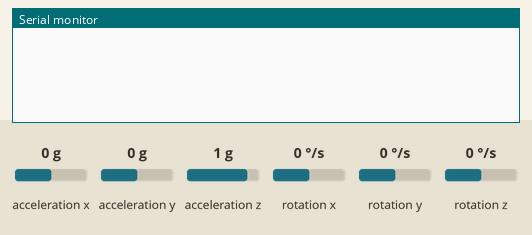
The sketch below on a simulated Arduino Uno, built with avr-gcc and run on an emulated ATmega328P. On the bench: the last lines printed to the serial monitor. Wiring (inferred from the names in the program): MPU-6050 motion sensor at I2C address 0x68. The test bench sets the inputs (shaded band); at power-on: acceleration x 0 g, acceleration y 0 g, acceleration z 1 g, rotation x 0 °/s, rotation y 0 °/s, rotation z 0 °/s.

Above: at 1.7 s.
1.8 s: acceleration x set to -1.4 g
At 3.8 s:
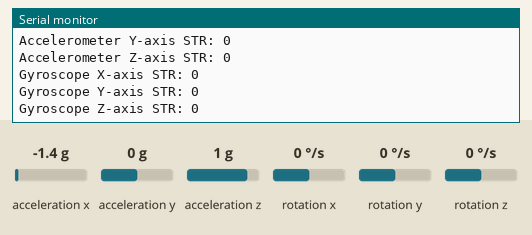
At 5.4 s:
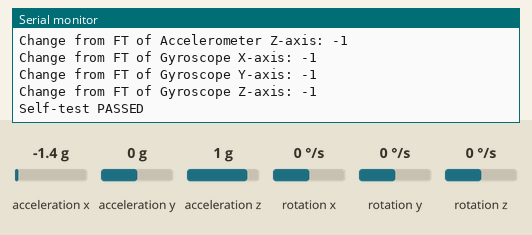

Measured:
- after the input at 1.8 s, the serial monitor: prints a new line after 1.3 s (image 1)

The sketch:

MPU_Self_test.ino
```cpp
/*
PROGRAM NAME: MPU-6050 Self-Test
DESCRIPTION: This code performs a self-test on the MPU-6050 sensor to ensure its operational stability.
The self-test evaluates the sensor's internal components and verifies their functionality.
The test result is considered acceptable if the measured values fall within the range of
-14% to 14% deviation from the expected values.
AUTHOR: 0xObat
DATE: 15-05-2023
*/


#include<Wire.h>

// Registers used to configure the gyroscope and accelerometer
#define MPU_addr 0x68
#define sample_rate 0x19
#define configure 0x1A
#define gyro_config 0x1B
#define accl_config 0x1C
#define accl_data 0x3B
#define gyro_data 0x43
#define user_control 0x6A
#define pwr_mngt 0x6B

// Self Test Registers to obtain Factory trim
#define SELF_TEST_X 0x0D

// Variables to store data collected
byte XA_test, XG_test, YA_test, YG_test, ZA_test, ZG_test;
int FT_xa, FT_xg, FT_ya, FT_yg, FT_za, FT_zg;
uint8_t w_reg[4];

int16_t AcX, AcY, AcZ, GyX, GyY, GyZ; //variables to read sensor output
int16_t AcX_t, AcY_t, AcZ_t, GyX_t, GyY_t, GyZ_t; //variables to read sensor output with self test

// Result variables
int STR_xa, STR_ya, STR_za, STR_xg, STR_yg, STR_zg; // variables to store Self-Test Response
int dSTR_xa, dSTR_ya, dSTR_za, dSTR_xg, dSTR_yg, dSTR_zg; // variables to store Change from FT of Self-Test Response


void setup() {
  Wire.begin(); // Initialize I2C communication
  Serial.begin(9600); // Initialize serial communication

  // Start I2C transmission
  Wire.beginTransmission(MPU_addr);

  Wire.write(pwr_mngt);
  Wire.write(0);   //wakes device up from sleep mode
  Wire.write(configure);
  Wire.write(1);         //gyro ouput= 1kHz, accl output= 1kHz, approx. 2ms delay
  Wire.write(sample_rate);
  Wire.write(0);   //sample rate = 1kHz
  Wire.write(gyro_config);
  Wire.write(0);  //full scale range= 250 degrees/s; Self-Test disabled
  Wire.write(accl_config);
  Wire.write(16);   //full scale range= 8g; Self-Test disabled

  // End I2C transmission
  Wire.endTransmission(true);

  delay(500);

  // Obtain Factory Trims
  Wire.beginTransmission(MPU_addr);
  Wire.write(SELF_TEST_X);
  Wire.endTransmission(false);
  Wire.requestFrom(MPU_addr, 4, true);

  for (int i = 0; i < 4; i++) {
    w_reg[i] = Wire.read();
  }

  XG_test = w_reg[0] & 0b00011111;
  YG_test = w_reg[1] & 0b00011111;
  ZG_test = w_reg[2] & 0b00011111;

  XA_test = (w_reg[0] >> 3) | ((w_reg[3] & 0b00110000) >> 4);
  YA_test = (w_reg[1] >> 3) | ((w_reg[3] & 0b00001100) >> 2);
  ZA_test = (w_reg[3] >> 3) | (w_reg[3] & 0b00000011);

  // Gyroscope
  FT_xg = (XG_test == 0) ? 0 : 25 * 131 * pow(1.046, (XG_test - 1));
  FT_yg = (YG_test == 0) ? 0 : -25 * 131 * pow(1.046, (YG_test - 1));
  FT_zg = (ZG_test == 0) ? 0 : 25 * 131 * pow(1.046, (ZG_test - 1));

  // Accelerometer
  FT_xa = (XA_test == 0) ? 0 : 4096 * 0.92 * pow(1.046, (XA_test - 1));
  FT_ya = (YA_test == 0) ? 0 : 4096 * 0.92 * pow(1.046, (YA_test - 1));
  FT_za = (ZA_test == 0) ? 0 : 4096 * 0.92 * pow(1.046, (ZA_test - 1));

}

void loop() {
  // Perform Self-Test

  // Sensor output without self-test
  // Configure accelrometer without Self-Test
  Wire.beginTransmission(MPU_addr);
  Wire.write(gyro_config);
  Wire.write(0);  //full scale range= 250 degrees/s; Self-Test disabled
  Wire.write(accl_config);
  Wire.write(16);   //full scale range= 8g; Self-Test disabled
  Wire.endTransmission(true);
  delay(500);
  // Read gyroscope and accelerometer sensor output
  Wire.beginTransmission(MPU_addr);
  Wire.write(accl_data);
  Wire.endTransmission(false);
  Wire.requestFrom(MPU_addr, 6, true);
  AcX = Wire.read()<<8 | Wire.read(); // reading registers: 0x3B (ACCEL_XOUT_H) and 0x3C (ACCEL_XOUT_L)
  AcY = Wire.read()<<8 | Wire.read(); // reading registers: 0x3D (ACCEL_YOUT_H) and 0x3E (ACCEL_YOUT_L)
  AcZ = Wire.read()<<8 | Wire.read(); // reading registers: 0x3F (ACCEL_ZOUT_H) and 0x40 (ACCEL_ZOUT_L)
  Wire.beginTransmission(MPU_addr);
  Wire.write(gyro_data);
  Wire.endTransmission(false);
  Wire.requestFrom(MPU_addr, 6, true);
  GyX = Wire.read()<<8 | Wire.read(); // reading registers: 0x43 (GYRO_XOUT_H) and 0x44 (GYRO_XOUT_L)
  GyY = Wire.read()<<8 | Wire.read(); // reading registers: 0x45 (GYRO_YOUT_H) and 0x46 (GYRO_YOUT_L)
  GyZ = Wire.read()<<8 | Wire.read(); // reading registers: 0x47 (GYRO_ZOUT_H) and 0x48 (GYRO_ZOUT_L)

  delay(1000);


  // Sensor output with self-test
  // Configure accelerometer with Self-Test
  Wire.beginTransmission(MPU_addr);
  Wire.write(gyro_config);
  Wire.write(0);  //full scale range= 250 degrees/s; Self-Test disabled
  Wire.write(accl_config);
  Wire.write(240);   //full scale range= 8g; Self-Test enabled
  Wire.endTransmission(true);
  delay(500);
  // Read accelerometer sensor output
  Wire.beginTransmission(MPU_addr);
  Wire.write(accl_data);
  Wire.endTransmission(false);
  Wire.requestFrom(MPU_addr, 6, true);
  AcX_t = Wire.read()<<8 | Wire.read(); // reading registers: 0x3B (ACCEL_XOUT_H) and 0x3C (ACCEL_XOUT_L)
  AcY_t = Wire.read()<<8 | Wire.read(); // reading registers: 0x3D (ACCEL_YOUT_H) and 0x3E (ACCEL_YOUT_L)
  AcZ_t = Wire.read()<<8 | Wire.read(); // reading registers: 0x3F (ACCEL_ZOUT_H) and 0x40 (ACCEL_ZOUT_L)

  // Configure gyroscope with Self-Test
  Wire.beginTransmission(MPU_addr);
  Wire.write(gyro_config);
  Wire.write(224);  //full scale range= 250 degrees/s; Self-Test enabled
  Wire.write(accl_config);
  Wire.write(16);   //full scale range= 8g; Self-Test disabled
  Wire.endTransmission(true);
  delay(500);
  // Read gyroscope sensor output
  Wire.beginTransmission(MPU_addr);
  Wire.write(gyro_data);
  Wire.endTransmission(false);
  Wire.requestFrom(MPU_addr, 6, true);
  GyX_t = Wire.read()<<8 | Wire.read(); // reading registers: 0x43 (GYRO_XOUT_H) and 0x44 (GYRO_XOUT_L)
  GyY_t = Wire.read()<<8 | Wire.read(); // reading registers: 0x45 (GYRO_YOUT_H) and 0x46 (GYRO_YOUT_L)
  GyZ_t = Wire.read()<<8 | Wire.read(); // reading registers: 0x47 (GYRO_ZOUT_H) and 0x48 (GYRO_ZOUT_L)

  delay(100);


  // Print Self-Test Response
  // Self-Test Response(STR) = Sensor output with self-test enabled – Sensor output without self-test enabled
  STR_xa = AcX_t - AcX;
  STR_ya = AcY_t - AcY;
  STR_za = AcZ_t - AcZ;
  STR_xg = GyX_t - GyX;
  STR_yg = GyY_t - GyY;
  STR_zg = GyZ_t - GyZ;
  Serial.print("Accelerometer X-axis STR: "); Serial.println(STR_xa);
  Serial.print("Accelerometer Y-axis STR: "); Serial.println(STR_ya);
  Serial.print("Accelerometer Z-axis STR: "); Serial.println(STR_za);
  Serial.print("Gyroscope X-axis STR: "); Serial.println(STR_xg);
  Serial.print("Gyroscope Y-axis STR: "); Serial.println(STR_yg);
  Serial.print("Gyroscope Z-axis STR: "); Serial.println(STR_zg);
  delay(1000);

  // Print Change from Factory Trim of the Self-Test Response (%)
  dSTR_xa = (STR_xa - FT_xa) / FT_xa;
  dSTR_ya = (STR_ya - FT_ya) / FT_ya;
  dSTR_za = (STR_za - FT_za) / FT_za;
  dSTR_xg = (STR_xg - FT_xg) / FT_xg;
  dSTR_yg = (STR_yg - FT_yg) / FT_yg;
  dSTR_zg = (STR_zg - FT_zg) / FT_zg;
  Serial.print("Change from FT of Accelerometer X-axis: "); Serial.println(dSTR_xa);
  Serial.print("Change from FT of Accelerometer Y-axis: "); Serial.println(dSTR_ya);
  Serial.print("Change from FT of Accelerometer Z-axis: "); Serial.println(dSTR_za);
  Serial.print("Change from FT of Gyroscope X-axis: "); Serial.println(dSTR_xg);
  Serial.print("Change from FT of Gyroscope Y-axis: "); Serial.println(dSTR_yg);
  Serial.print("Change from FT of Gyroscope Z-axis: "); Serial.println(dSTR_zg);

  if (dSTR_xa >= -14 && dSTR_xa <= 14 &&
        dSTR_ya >= -14 && dSTR_ya <= 14 &&
        dSTR_za >= -14 && dSTR_za <= 14 &&
        dSTR_xg >= -14 && dSTR_xg <= 14 &&
        dSTR_yg >= -14 && dSTR_yg <= 14 &&
        dSTR_zg >= -14 && dSTR_zg <= 14) {
        Serial.println("Self-test PASSED");
    }
    else Serial.println("Self-Test FAILED -- Device faulty");

  delay(5000);

}
```
